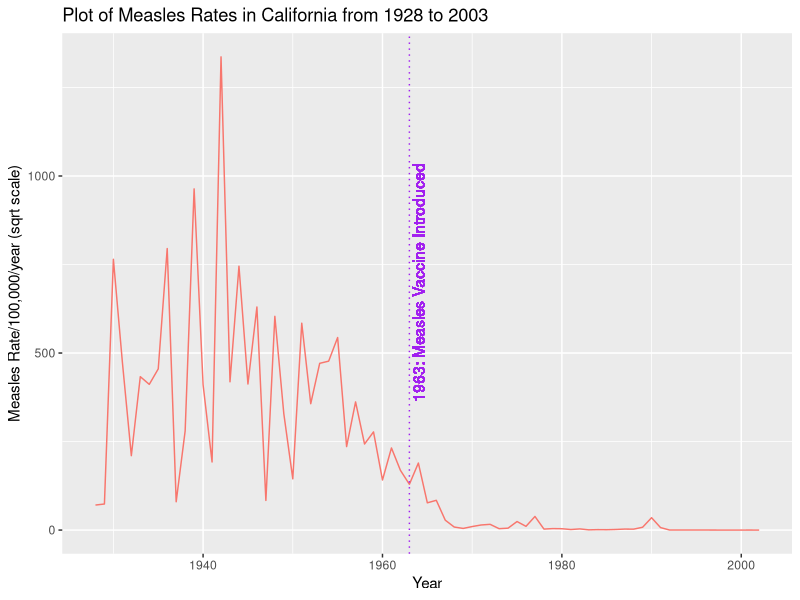
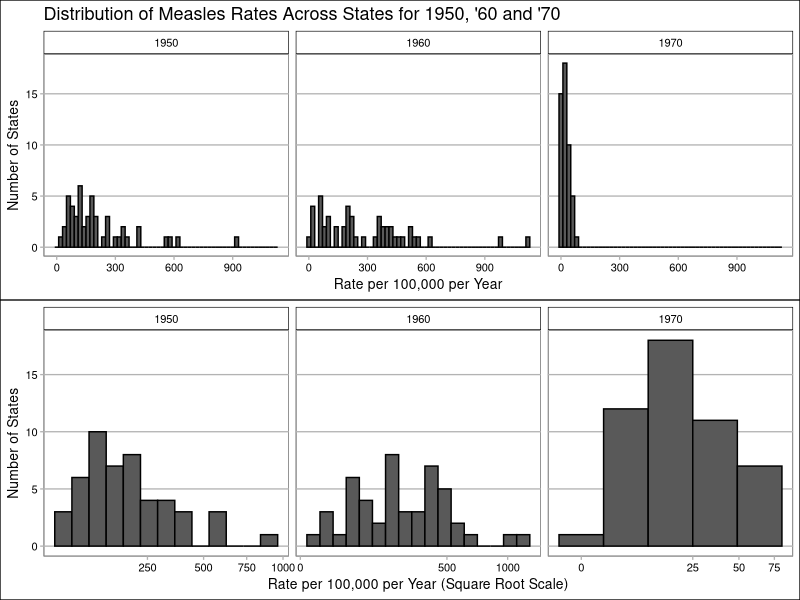
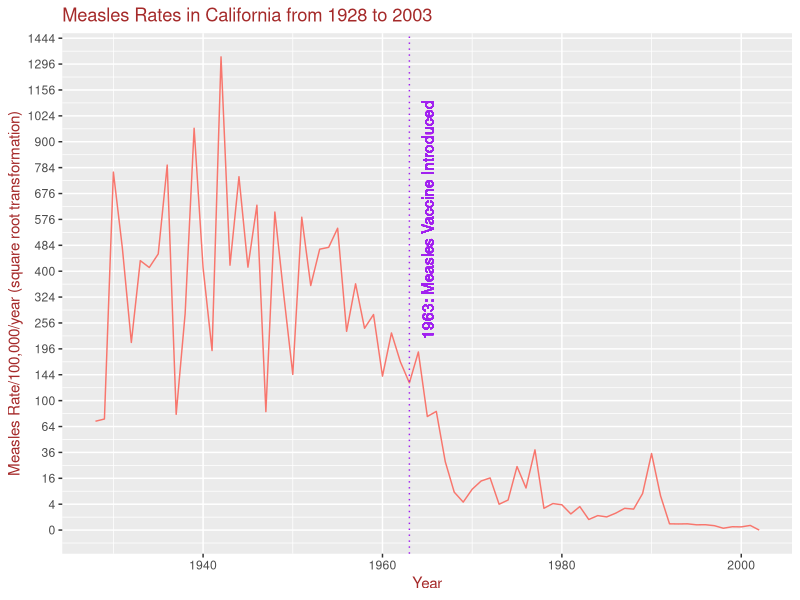
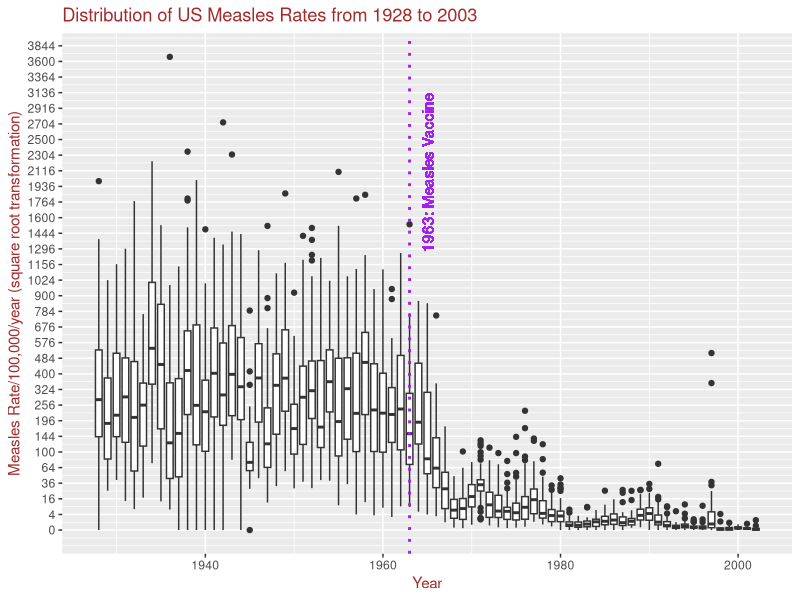
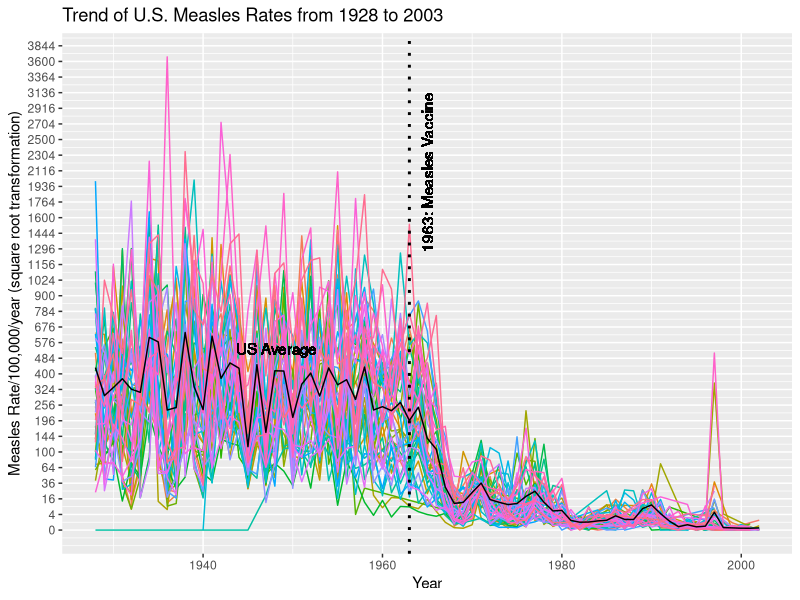
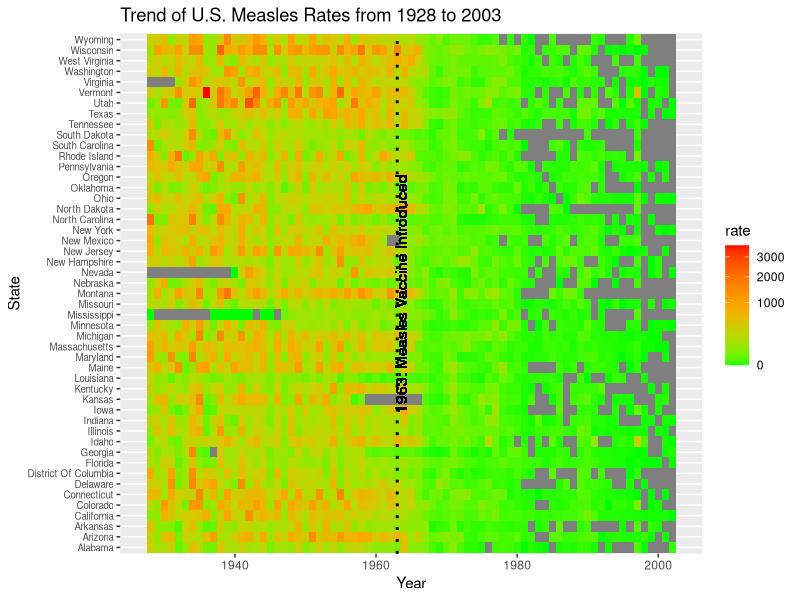
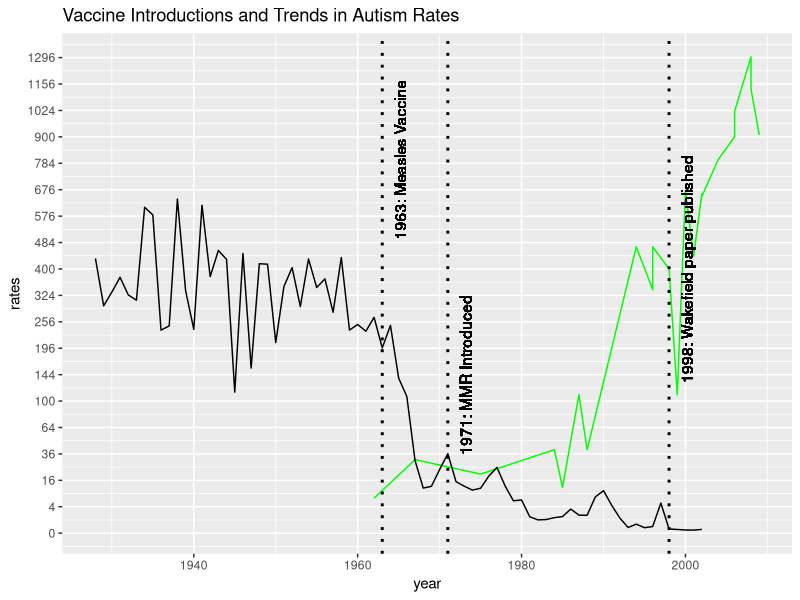
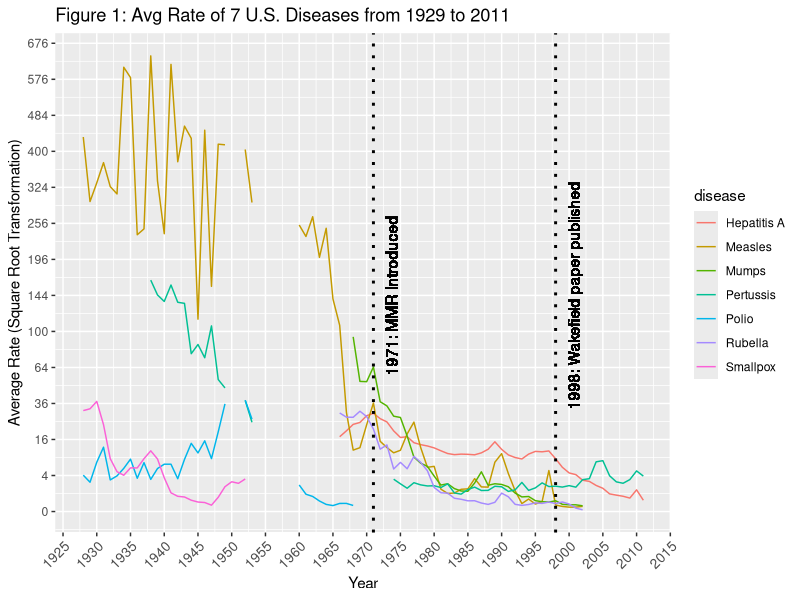

The R source for these figures, in order:
## ---- chunk 1
#set chunk options
knitr::opts_chunk$set(echo=TRUE) 
knitr::opts_chunk$set(warning=FALSE)
knitr::opts_chunk$set(message=FALSE)
knitr::opts_chunk$set(tidy=TRUE)
## ---- chunk 2
library(dslabs)
data(us_contagious_diseases)
head(us_contagious_diseases)
## ---- chunk 3
library(dplyr)
dat <- us_contagious_diseases %>% select(disease, state, year, weeks_reporting, count, population) %>% filter(disease=="Measles"  & !state %in% c("Alaska", "Hawaii")) 
dat <- mutate(dat, rate = count*(52/weeks_reporting) /population * 100000)
## ---- chunk 4
library(ggplot2)
dat[dat$state=="California",] %>% ggplot(aes(x = year, y = rate)) + geom_line(aes(color="orange")) + theme(legend.position = "none") + geom_vline(xintercept = 1963, col="purple", linetype='dotted') + geom_text(aes(x=1962, label="1963: Measles Vaccine Introduced", y=700), color="purple", angle=90, vjust = 2, text=element_text(size=11)) + ylab("Measles Rate/100,000/year (sqrt scale)") +
  xlab("Year") +
  ggtitle("Plot of Measles Rates in California from 1928 to 2003")
## ---- chunk 5
library(ggplot2)
library(gridExtra)
library(ggthemes)

histogram_rate <- dat %>% 
  filter(year %in% c(1950,1960,1970) & !is.na(rate)) %>%
  ggplot(aes(rate)) + 
  geom_histogram(binwidth = 20, color = "black") +
  facet_grid(.~year) +
  ylab("Number of States") +
  xlab("Rate per 100,000 per Year") +
  ggtitle("Distribution of Measles Rates Across States for 1950, '60 and '70") + theme_calc()+ scale_colour_calc()

histogram_squareroot <- dat %>% 
  filter(year %in% c(1950,1960,1970) & !is.nan(rate)) %>%
  ggplot(aes(rate)) + 
  geom_histogram(binwidth = 2, color = "black") +
  scale_x_continuous(trans = "sqrt") +
  facet_grid(.~year, scales = "free_x") +
  ylab("Number of States") +
  xlab("Rate per 100,000 per Year (Square Root Scale)")+ theme_calc()+ scale_colour_calc()



grid.arrange(histogram_rate, histogram_squareroot) 
## ---- chunk 6
dat[dat$state=="California",] %>%
ggplot(aes(x = year, y = rate)) + geom_line(aes(color="orange")) + theme(legend.position = "none", title = element_text(color = "Brown")) + geom_vline(xintercept = 1963, col="purple", linetype='dotted') + scale_y_sqrt(breaks= seq(0,50,2)^2) + geom_text(aes(x=1963, label="1963: Measles Vaccine Introduced", y=576), color="purple", angle=90, vjust = 2, text=element_text(size=8)) + ylab("Measles Rate/100,000/year (square root transformation)") +
  xlab("Year") +
  ggtitle("Measles Rates in California from 1928 to 2003")

## ---- chunk 7
p <- dat %>% 
  filter(year == year & !is.nan(rate)) %>%
  ggplot(aes(group=year, x=year, y=rate))
p + geom_boxplot() + theme(legend.position = "none", title = element_text(color = "Brown")) + geom_vline(xintercept = 1963, col="purple", linetype='dotted', size=1) + geom_text(aes(x=1963, label="1963: Measles Vaccine", y=2100), color="purple", angle=90, vjust = 2, text=element_text(size=8)) + scale_y_sqrt(breaks= seq(0,64,2)^2) + ylab("Measles Rate/100,000/year (square root transformation)") +
  xlab("Year") +
  ggtitle("Distribution of US Measles Rates from 1928 to 2003")
## ---- chunk 8
us_average <- dat %>% 
  filter(weeks_reporting>0) %>%
  group_by(year) %>%
  summarize(avg_measles= (sum((count)*(52/weeks_reporting)) / sum(population))* 100000)
## ---- chunk 9
p <- dat %>%  filter(rate %in% rate & !is.nan(rate)) %>%
  ggplot() +
  geom_line(aes(year,rate, col=state), show.legend=FALSE) + geom_line(data = as.data.frame(us_average), aes(year, avg_measles)) + scale_y_sqrt(breaks= seq(0,64,2)^2) + geom_vline(xintercept = 1963, col='black', linetype='dotted', size=1) + geom_text(aes(x=1963, label="1963: Measles Vaccine", y=2100), color="black", angle=90, vjust = 2, text=element_text(size=8)) + ylab("Measles Rate/100,000/year (square root transformation)") +
  xlab("Year") +
  ggtitle("Trend of U.S. Measles Rates from 1928 to 2003") 

p + geom_text(data = dat[dat$year == "1975",], aes(x=1950, y=575, label = "US Average"), hjust = 0.7, vjust = 1)

## ---- chunk 10
dat %>% ggplot()+
  geom_tile(aes(year,state, fill=rate)) +  scale_fill_gradientn(colours = c("green", "orange", "red"), trans="sqrt") + geom_vline(xintercept = 1963, col='black', linetype='dotted', size=1) + geom_text(aes(x=1961, y="Montana", label="1963: Measles Vaccine Introduced"), color="black", angle=90, vjust = 2, text=element_text(size=8)) + theme(axis.text.y = element_text(vjust = 0.5, size=7)) + ylab("State") +
  xlab("Year") +
  ggtitle("Trend of U.S. Measles Rates from 1928 to 2003") 
## ---- chunk 11
autism <- data.frame(year=c(1962,	1967,	1975,	1984,	1985,	1987,	1988,	1994,	1996,	1996,	1998,	1999,	2000,	2001,	2002,	2002,	2004,	2006, 2006,	2008,	2008,	2009), rates=c(7,	31,	20,	40,	12,	110,	40,	470,	340,	470,	400,	110,	670,	440,	660,	650,	800,	900,	1020,	1300,	1130,	909))

autism %>%
  ggplot() +
  geom_line(aes(year, rates), se = FALSE, col="green") + 
  geom_vline(xintercept = 1971, col='black', linetype='dotted', size=1) + geom_text(aes(x=1971, y=144, label="1971: MMR Introduced"), color="black", angle=90, vjust = 2, text=element_text(size=8)) + geom_vline(xintercept = 1998, col='black', linetype='dotted', size=1) + geom_text(aes(x=1998, y=400, label="1998: Wakefield paper published"), color="black", angle=90, vjust = 2, text=element_text(size=8)) + scale_y_sqrt(breaks= seq(0,64,2)^2) + geom_line(data = as.data.frame(us_average), aes(year, avg_measles)) + geom_vline(xintercept = 1963, col='black', linetype='dotted', size=1) + geom_text(aes(x=1963, label="1963: Measles Vaccine", y=800), color="black", angle=90, vjust = 2, text=element_text(size=8)) + ggtitle("Vaccine Introductions and Trends in Autism Rates")
## ---- chunk 12
alldata <- us_contagious_diseases %>%
  group_by(disease, year) %>%
      filter(weeks_reporting > 0) %>%
  summarize(avg_rate = (sum((count)*(52/weeks_reporting))/sum(population))*100000) %>%
  ggplot() + scale_x_continuous(breaks = seq(1925,2015,5)) +
  geom_line(aes(year, avg_rate, color = disease)) + scale_y_sqrt(breaks= seq(0,50,2)^2) +
  theme(axis.text.x = element_text(angle = 45, hjust = 1, size = 10)) + ylab("Average Rate (Square Root Transformation)") +
  xlab("Year") +
  ggtitle("Figure 1: Avg Rate of 7 U.S. Diseases from 1929 to 2011") + geom_vline(xintercept = 1971, col='black', linetype='dotted', size=1) + geom_text(aes(x=1971, y=144, label="1971: MMR Introduced"), color="black", angle=90, vjust = 2, text=element_text(size=8)) + geom_vline(xintercept = 1998, col='black', linetype='dotted', size=1) + geom_text(aes(x=1998, y=144, label="1998: Wakefield paper published"), color="black", angle=90, vjust = 2, text=element_text(size=8))
alldata

## ---- chunk 13
diseases <- data.frame(disease=c("Hepatitis A", "Measles", "Mumps", "Pertussis", "Polio", "Rubella", "Smallpox"), year_vaccine_introduced=c(1995, 1963, 1967, "1948*",1954,1969,1796))
head(diseases,7)
## ---- chunk 14
plot_polio <- us_contagious_diseases %>% filter(disease == "Polio" & state != "Alaska" & state != "Hawaii")  %>%
  group_by(year) %>%
  mutate(rate = (count*((52/weeks_reporting))/population)*10^5) %>%
  ggplot()+
  geom_tile(aes(year,state, fill=rate)) +  scale_fill_gradientn(colours = c("green", "orange", "red"), trans="sqrt") + geom_vline(xintercept = 1954, col='black', linetype='dotted', size=1) + theme(axis.text.y = element_text(vjust = 0.5, size=7)) + ylab("State") +
  xlab("Year") +
  ggtitle("Trend of U.S. Polio Rates") 

plot_pertussis <- us_contagious_diseases %>% filter(disease == "Pertussis" & state != "Alaska" & state != "Hawaii")  %>%
  group_by(year) %>%
  mutate(rate = (count*((52/weeks_reporting))/population)*10^5) %>%
  ggplot()+ 
  geom_tile(aes(year,state, fill=rate)) +  scale_fill_gradientn(colours = c("green", "orange", "red"), trans="sqrt") + theme(axis.text.y = element_text(vjust = 0.5, size=7)) + ylab("State") +
  xlab("Year") + geom_vline(xintercept = 1948, col='black', linetype='dotted', size=1) +
  ggtitle("Trend of U.S. Pertussis Rates") 

grid.arrange(plot_polio, plot_pertussis, ncol=2)
## ---- chunk 15
plot_smallpox <- us_contagious_diseases %>% group_by(year) %>% filter(disease == "Smallpox" & state != "Alaska" & state != "Hawaii")  %>%
      filter(weeks_reporting > 0) %>%
  summarize(avg_rate = (sum((count)*(52/weeks_reporting))/sum(population))*100000) %>%
  ggplot()+
  geom_line(aes(year,avg_rate)) +  scale_fill_gradientn(colours = c("green", "orange", "red"), trans="sqrt") + theme(axis.text.y = element_text(vjust = 0.5, size=7)) + ylab("Rate") +
  xlab("Year") +
  ggtitle("Trend of U.S. Smallpox Rates") 
plot_smallpox
## ---- chunk 16
hepatitis_a <- us_contagious_diseases %>%
  filter(disease == "Hepatitis A" & state != "Alaska" & state != "Hawaii")  %>%
  group_by(year) %>%
  mutate(rate = ((sum(count)*((52*n())/sum(weeks_reporting)))/sum(population))*10^5) %>%
ggplot() +
  geom_line(aes(year, rate)) +
  geom_vline(xintercept = 1995, col = "black", linetype='dotted') +
  scale_y_continuous(trans = "sqrt") + ylab("Hep A Rate/100,000/year (square root transformation)") + xlab("Year") +
  ggtitle("Average U.S. Hepatitis A Rates") 

plot_hep <- us_contagious_diseases %>% filter(disease == "Hepatitis A" & state != "Alaska" & state != "Hawaii")  %>%
  group_by(year) %>%
  mutate(rate = (count*((52/weeks_reporting))/population)*10^5) %>%
  ggplot()+
  geom_tile(aes(year,state, fill=rate)) +  scale_fill_gradientn(colours = c("green", "orange", "red"), trans="sqrt") + geom_vline(xintercept = 1995, col='black', linetype='dotted', size=1) + theme(axis.text.y = element_text(vjust = 0.5, size=7)) + ylab("State") +
  xlab("Year") +
  ggtitle("Trend of State Hep A Rates") 

grid.arrange(hepatitis_a, plot_hep, ncol=2)
## ---- chunk 17
mumps <- us_contagious_diseases %>%
  filter(disease == "Mumps" & state != "Alaska" & state != "Hawaii")  %>%
  group_by(year) %>%
  mutate(rate = ((sum(count)*((52*n())/sum(weeks_reporting)))/sum(population))*10^5) %>%
ggplot() +
  geom_line(aes(year, rate)) +
  geom_vline(xintercept = 1967, col = "black", linetype='dotted') +
  scale_y_continuous(trans = "sqrt") + ylab("Mumps Rate/100,000/year (square root transformation)") + xlab("Year") +
  ggtitle("Average U.S. Mumps Rates")

plot_mumps <- us_contagious_diseases %>% filter(disease == "Mumps" & state != "Alaska" & state != "Hawaii")  %>%
  group_by(year) %>%
  mutate(rate = (count*((52/weeks_reporting))/population)*10^5) %>%
  ggplot()+
  geom_tile(aes(year,state, fill=rate)) +  scale_fill_gradientn(colours = c("green", "orange", "red"), trans="sqrt") + geom_vline(xintercept = 1967, col='black', linetype='dotted', size=1) + theme(axis.text.y = element_text(vjust = 0.5, size=7)) + ylab("State") +
  xlab("Year") +
  ggtitle("Trend of State Mumps Rates") 

grid.arrange(mumps, plot_mumps, ncol=2)
## ---- chunk 18
rubella <- us_contagious_diseases %>%
  filter(disease == "Rubella" & state != "Alaska" & state != "Hawaii")  %>%
  group_by(year) %>%
  mutate(rate = ((sum(count)*((52*n())/sum(weeks_reporting)))/sum(population))*10^5) %>%
ggplot() +
  geom_line(aes(year, rate)) +
  geom_vline(xintercept = 1969, col = "black", linetype='dotted') +
  scale_y_continuous(trans = "sqrt") + ylab("Rubella Rate/100,000/year (square root transformation)") + xlab("Year") +
  ggtitle("Average U.S. Rubella Rates")

plot_rubella <- us_contagious_diseases %>% filter(disease == "Rubella" & state != "Alaska" & state != "Hawaii")  %>%
  group_by(year) %>%
  mutate(rate = (count*((52/weeks_reporting))/population)*10^5) %>%
  ggplot()+
  geom_tile(aes(year,state, fill=rate)) +  scale_fill_gradientn(colours = c("green", "orange", "red"), trans="sqrt") + geom_vline(xintercept = 1969, col='black', linetype='dotted', size=1) + theme(axis.text.y = element_text(vjust = 0.5, size=7)) + ylab("State") +
  xlab("Year") +
  ggtitle("Trend of State Rubella Rates") 

grid.arrange(rubella, plot_rubella, ncol=2)
